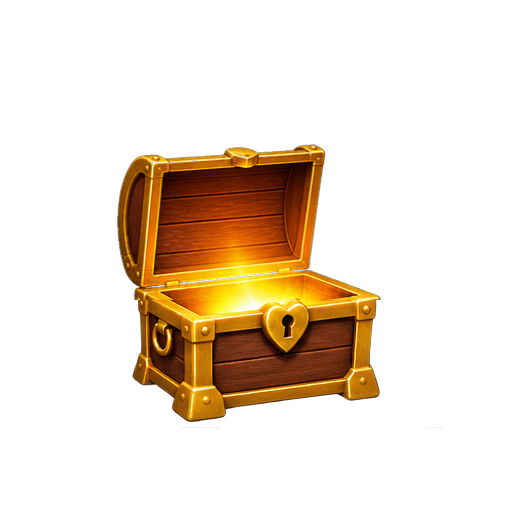
#> input picture side_projects/ChestOfLoveNotes/assets/chest/animation_v2/chest_frames/chest_12_fully_open.png, 512 x 512 px
$ python derive_open_chest_layers_v53.py
#> lines starting #> are read from the running program, lines starting #| are printed output that depends on the picture; after the words box and inside, x2 and y2 are one past the last pixel; in counts of white or black regions, pixels touching at a corner belong together
#> in main, open12 is the input picture: shape (512, 512, 4); mean R, G, B, A 33, 18.9, 2.9, 51.4
#!/usr/bin/env python3
"""Re-derive open-back + front-rim from approved chest_12_fully_open.png.

v53 root cause: gold front-lip pixels at y~275-282 remained in open-back, so the
horizontal scroll rose behind that lip and looked like it came from behind the
whole chest. This tool moves the mouth gold + front face into the front-rim
layer and clears them from open-back.

Does NOT touch approved chest_frames/*.png.
"""
from __future__ import annotations

from pathlib import Path

import numpy as np
from PIL import Image

ROOT = Path(__file__).resolve().parents[1]
OPEN12 = ROOT / "assets/chest/animation_v2/chest_frames/chest_12_fully_open.png"
LAYERS = ROOT / "assets/chest/animation_v2/layers"
OUT_BACK = LAYERS / "chest_open_back.png"
OUT_RIM = LAYERS / "chest_open_front_rim.png"


def _dilate(mask: np.ndarray, iterations: int = 2) -> np.ndarray:
	dil = mask.copy()
	for _ in range(iterations):
		pad = np.pad(dil, 1, mode="constant")
		dil = (
			pad[0:-2, 0:-2]
			| pad[0:-2, 1:-1]
			| pad[0:-2, 2:]
			| pad[1:-1, 0:-2]
			| pad[1:-1, 1:-1]
			| pad[1:-1, 2:]
			| pad[2:, 0:-2]
			| pad[2:, 1:-1]
			| pad[2:, 2:]
		)
	return dil


def derive_layers(open12: np.ndarray) -> tuple[np.ndarray, np.ndarray, dict]:
	assert open12.shape == (512, 512, 4)
	a = open12[:, :, 3]
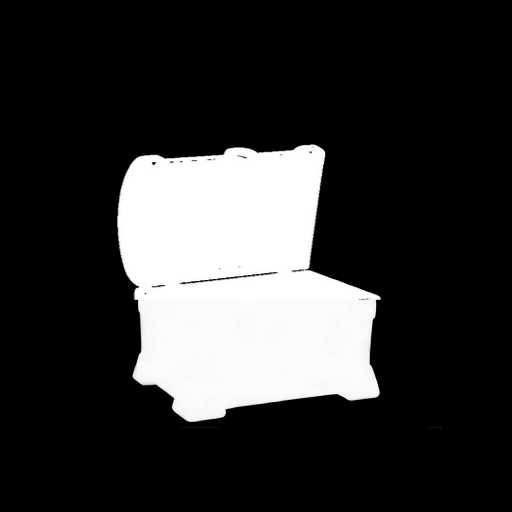
#> a: shape (512, 512); min 0, max 255, mean 51.4
	ys, xs = np.where(a > 40)
	chest_top, chest_bot = int(ys.min()), int(ys.max())
#> chest_top = 144; chest_bot = 427
	cx = float(np.median(xs))
#> cx = 236
	chest_h = max(1, chest_bot - chest_top)
#> chest_h = 283
	rim_y = int(chest_top + chest_h * 0.50)
#> rim_y = 285

	yy = np.arange(512)[:, None]
	xx = np.arange(512)[None, :]
	r = open12[:, :, 0].astype(np.float32)
	g = open12[:, :, 1].astype(np.float32)
	b = open12[:, :, 2].astype(np.float32)
	lum = (r + g + b) / 3.0
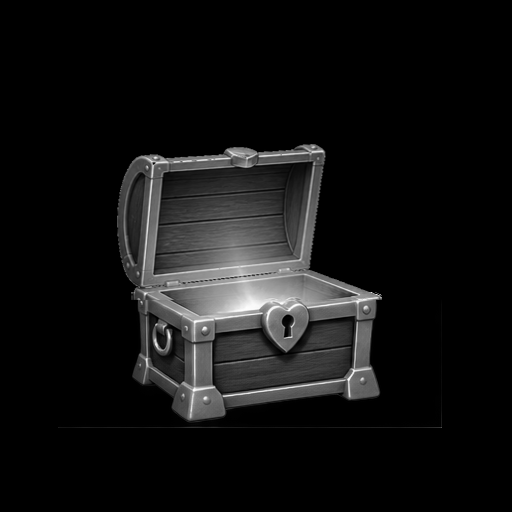
#> lum: shape (512, 512) float32; min 0, max 253, mean 18.2

	## Front rim owns the mouth gold lip (incl. upper band formerly stuck in back).
	gold_lip = (
		(a > 70)
		& (yy >= rim_y - 12)
		& (yy <= rim_y + 22)
		& (np.abs(xx - cx) < 128)
		& (r > 100)
		& (g > 65)
		& ((r - b) > 20)
		& (lum < 235)
		& (lum > 40)
	)
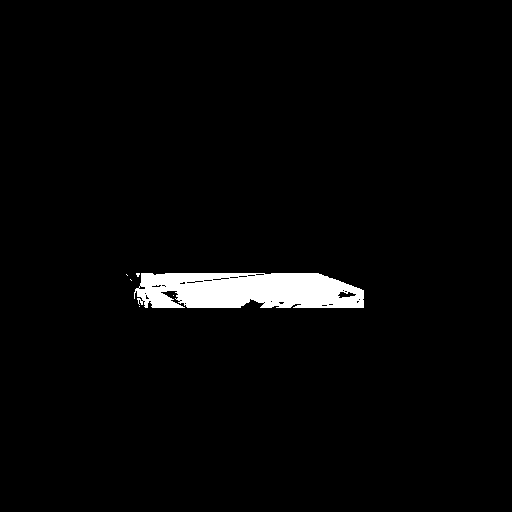
#> gold_lip: shape (512, 512) bool; 2.7% white; 6 white regions (5 under 20 px), largest, box (x1, y1, x2, y2) and area: (134, 273, 364, 308) 6960
	front_face = (
		(a > 70)
		& (yy >= rim_y + 4)
		& (yy <= chest_bot)
		& (np.abs(xx - cx) < 135)
		& (
			((r > 95) & (g > 65) & ((r - b) > 20) & (lum < 235))
			| ((lum < 160) & (r > 30) & (r > b) & (g > b * 0.4))
		)
	)
#> front_face: shape (512, 512) bool; 9.7% white; 1 white region, box (x1, y1, x2, y2) and area: (132, 289, 371, 422) 25424
	lower_plate = (
		(a > 70)
		& (yy >= rim_y + 10)
		& (yy <= chest_bot)
		& (np.abs(xx - cx) < 142)
	)
#> lower_plate: shape (512, 512) bool; 9.7% white; 1 white region, box (x1, y1, x2, y2) and area: (132, 295, 378, 422) 25438
	not_lid = yy >= (rim_y - 12)
	not_cavity_glow = ~(
		(lum > 205) & (r > 200) & (g > 155) & (yy < rim_y + 4) & (np.abs(xx - cx) < 95)
	)
#> not_cavity_glow: shape (512, 512) bool; 99.9% white; black in thin lines or dots, all inside (x1, y1, x2, y2) = (144, 151, 323, 289)
	not_soft_glow = ~(
		(lum > 190) & (r > 200) & (g > 140) & (a < 200) & (yy < rim_y + 8)
	)
#> not_soft_glow: shape (512, 512) bool; 100% white; black in thin lines or dots, all inside (x1, y1, x2, y2) = (191, 155, 372, 293)
	front_mask = (gold_lip | front_face | lower_plate) & not_lid & not_cavity_glow & not_soft_glow
#> front_mask: shape (512, 512) bool; 11.4% white; 4 white regions (3 under 20 px), largest, box (x1, y1, x2, y2) and area: (132, 273, 378, 422) 29862

	front = np.zeros_like(open12)
	front[front_mask] = open12[front_mask]
	front[:, :, 3] = np.where(front[:, :, 3] > 40, 255, 0).astype(np.uint8)
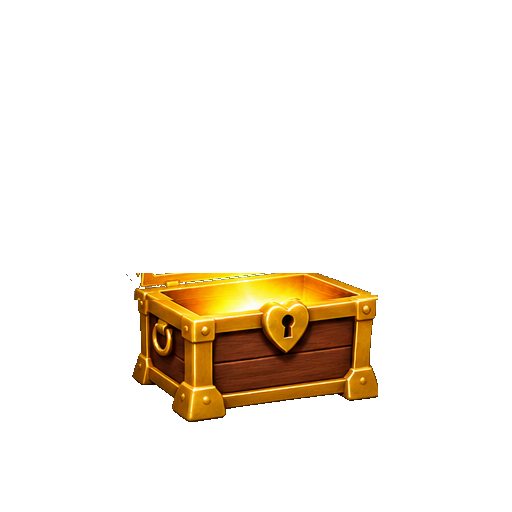
#> front: shape (512, 512, 4); mean R, G, B, A 18.9, 12, 2, 29.1; transparent parts drawn white

	solid = front[:, :, 3] > 40
	if solid.any():
		ys_f, xs_f = np.where(solid)
		y0, y1 = int(ys_f.min()), int(ys_f.max())
#> y0 = 273; y1 = 421
		x0, x1 = int(xs_f.min()), int(xs_f.max())
#> x0 = 126; x1 = 377
		fill_rgb = np.median(front[solid][:, :3], axis=0).astype(np.uint8)
#> fill_rgb = [178, 100, 3]
		dil = _dilate(solid, 2)
		in_box = (
			(yy >= y0)
			& (yy <= y1)
			& (xx >= x0)
			& (xx <= x1)
			& (np.abs(xx - cx) < 135)
			& (yy >= rim_y + 2)
		)
#> in_box: shape (512, 512) bool; 12.6% white; 1 white region, box (x1, y1, x2, y2) and area: (126, 287, 371, 422) 33075
		holes = in_box & (~solid) & dil & (a > 70)
#> holes: shape (512, 512) bool; 0.01% white in thin lines or dots, all inside (x1, y1, x2, y2) = (138, 287, 181, 289)
		front[holes, 0] = fill_rgb[0]
#> front: shape (512, 512, 4); 0.01% of pixels changed, all inside (x1, y1, x2, y2) = (138, 287, 181, 289)
		front[holes, 1] = fill_rgb[1]
#> front: shape (512, 512, 4); mean R, G, B, A 18.9, 12, 2, 29.1
		front[holes, 2] = fill_rgb[2]
#> front: shape (512, 512, 4); mean R, G, B, A 18.9, 12, 2, 29.1
		front[holes, 3] = 255
#> front: shape (512, 512, 4); mean R, G, B, A 18.9, 12, 2, 29.1

	back = open12.copy()
	rim_solid = front[:, :, 3] > 40
#> rim_solid: shape (512, 512) bool; 11.4% white; 4 white regions (3 under 20 px), largest, box (x1, y1, x2, y2) and area: (132, 273, 378, 422) 29876
	back[rim_solid, 3] = 0
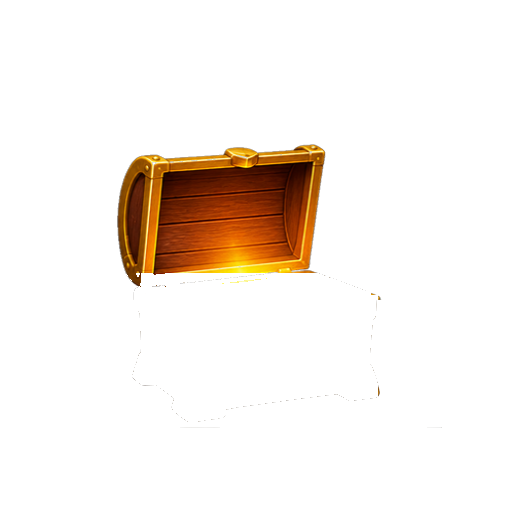
#> back: shape (512, 512, 4); 11.4% of pixels changed, all inside (x1, y1, x2, y2) = (126, 273, 378, 422); transparent parts drawn white

	br = back[:, :, 0].astype(np.float32)
	bg = back[:, :, 1].astype(np.float32)
	bb = back[:, :, 2].astype(np.float32)
	ba = back[:, :, 3]
	blum = (br + bg + bb) / 3.0
	gold_leftover = (
		(ba > 40)
		& (yy >= rim_y - 14)
		& (yy <= rim_y + 6)
		& (np.abs(xx - cx) < 130)
		& (br > 100)
		& (bg > 60)
		& ((br - bb) > 18)
		& (blum < 240)
		& (blum > 35)
		& ~((blum > 210) & (br > 210) & (bg > 170) & (np.abs(xx - cx) < 90))
	)
#> gold_leftover: shape (512, 512) bool; 0.14% white in thin lines or dots, all inside (x1, y1, x2, y2) = (125, 271, 317, 287)
	wood_leftover = (
		(ba > 40)
		& (yy >= rim_y - 2)
		& (yy <= chest_bot)
		& (np.abs(xx - cx) < 122)
		& (blum < 175)
		& (br > 30)
		& (br > bb)
	)
#> wood_leftover: shape (512, 512) bool; 0.04% white in thin lines or dots, all inside (x1, y1, x2, y2) = (133, 283, 358, 422)
	strip = gold_leftover | wood_leftover
#> strip: shape (512, 512) bool; 0.17% white in thin lines or dots, all inside (x1, y1, x2, y2) = (125, 271, 358, 422)
	back[strip, 3] = 0
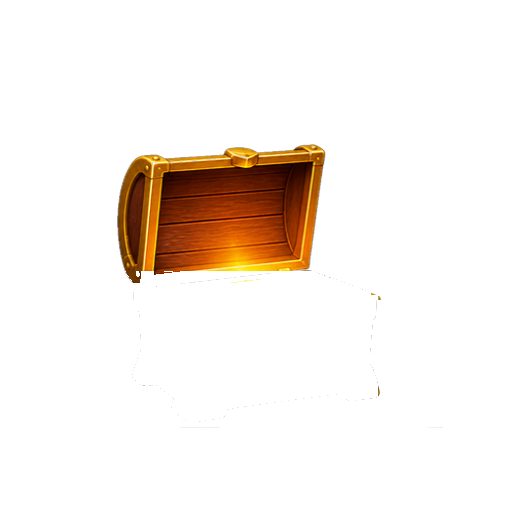
#> back: shape (512, 512, 4); 0.17% of pixels changed, all inside (x1, y1, x2, y2) = (125, 271, 358, 422); transparent parts drawn white
	need = strip & (front[:, :, 3] <= 40) & (a > 70)
	front[need] = open12[need]
	front[:, :, 3] = np.where(front[:, :, 3] > 40, 255, 0).astype(np.uint8)
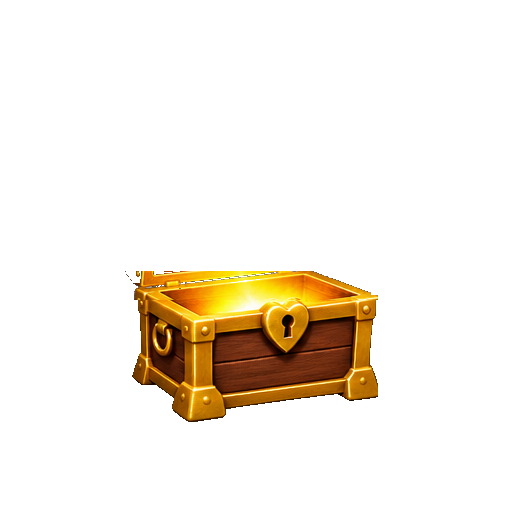
#> front: shape (512, 512, 4); mean R, G, B, A 19.2, 12.2, 2.1, 29.4; transparent parts drawn white

	meta = {
		"source": str(OPEN12.relative_to(ROOT)),
		"rim_y": rim_y,
		"front_px": int((front[:, :, 3] > 40).sum()),
		"back_px": int((back[:, :, 3] > 40).sum()),
		"overlap": int(((front[:, :, 3] > 40) & (back[:, :, 3] > 40)).sum()),
		"front_top_y": int(np.where((front[:, :, 3] > 40).any(1))[0][0]),
		"lip_top_y": int(np.where((front[:, :, 3] > 40).any(1))[0][0]),
	}
	return back, front, meta


def main() -> None:
	open12 = np.array(Image.open(OPEN12).convert("RGBA"))
	back, front, meta = derive_layers(open12)
#> meta = 7 items
	LAYERS.mkdir(parents=True, exist_ok=True)
	Image.fromarray(back, "RGBA").save(OUT_BACK)
	Image.fromarray(front, "RGBA").save(OUT_RIM)
	print("WROTE", OUT_BACK)
	print("WROTE", OUT_RIM)
	print("META", meta)
#| META {'source': 'assets/chest/animation_v2/chest_frames/chest_12_fully_open.png', 'rim_y': 285, 'front_px': 30258, 'back_px': 23520, 'overlap': 0, 'front_top_y': 271, 'lip_top_y': 271}


if __name__ == "__main__":
	main()

$ run again, with side_projects/ChestOfLoveNotes/assets/chest/animation_v2/chest_frames/chest_10_fully_open.png copied over side_projects/ChestOfLoveNotes/assets/chest/animation_v2/chest_frames/chest_12_fully_open.png
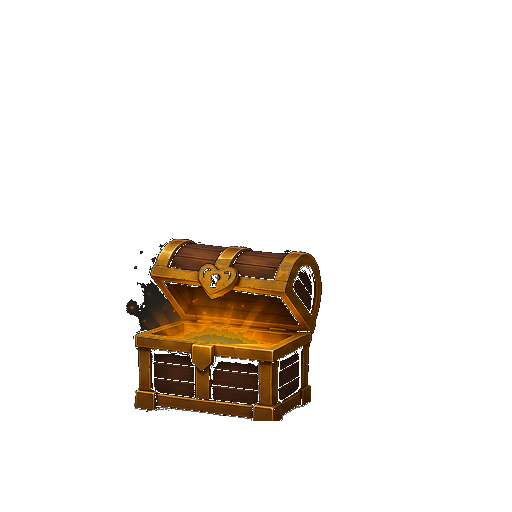
#> input picture side_projects/ChestOfLoveNotes/assets/chest/animation_v2/chest_frames/chest_10_fully_open.png, 512 x 512 px
#> in main, open12 is the input picture: shape (512, 512, 4); mean R, G, B, A 11, 6.3, 1.4, 26.6
#> chest_top = 238; chest_bot = 420
#> cx = 226
#> chest_h = 182
#> rim_y = 329
#> in derive_layers, `gold_lip = ( (a > 70) & (yy >= rim_y - 12) & (yy <= rim_y + 22) & (np...`:
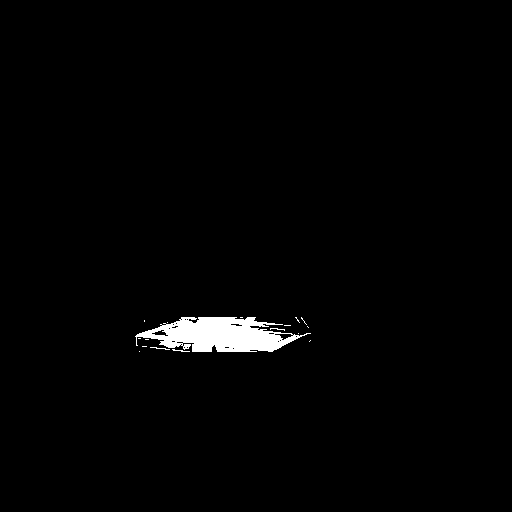
#> gold_lip: shape (512, 512) bool; 1.5% white; 17 white regions (14 under 20 px), largest, box (x1, y1, x2, y2) and area: (135, 317, 311, 352) 3759, (150, 347, 170, 350) 22, (172, 349, 190, 352) 22
#> front_face: shape (512, 512) bool; 4.8% white; 4 white regions (3 under 20 px), largest, box (x1, y1, x2, y2) and area: (135, 333, 312, 421) 12625
#> lower_plate: shape (512, 512) bool; 4.6% white; 2 white regions (1 under 20 px), largest, box (x1, y1, x2, y2) and area: (134, 339, 312, 421) 11941
#> not_cavity_glow: shape (512, 512) bool; 100% white; black in thin lines or dots, all inside (x1, y1, x2, y2) = (161, 249, 220, 259)
#> not_soft_glow: shape (512, 512) bool; every value is 1
#> front_mask: shape (512, 512) bool; 5.6% white; 10 white regions (9 under 20 px), largest, box (x1, y1, x2, y2) and area: (134, 317, 312, 421) 14498
#> ys_f = 14549 values from 317 to 420; xs_f = 14549 values, max 311 at index 1722, min 134 at index 12724, mean 222.7
#> y0 = 317; y1 = 420
#> x0 = 134; x1 = 311
#> fill_rgb = [91, 49, 9]
#> in_box: shape (512, 512) bool; 6.1% white; 1 white region, box (x1, y1, x2, y2) and area: (134, 331, 312, 421) 16020
#> holes: shape (512, 512) bool; 0.03% white in thin lines or dots, all inside (x1, y1, x2, y2) = (136, 331, 312, 334)
#> rim_solid: shape (512, 512) bool; 5.6% white; 9 white regions (8 under 20 px), largest, box (x1, y1, x2, y2) and area: (134, 317, 312, 421) 14597
#> gold_leftover: shape (512, 512) bool; 0.09% white in thin lines or dots, all inside (x1, y1, x2, y2) = (154, 315, 316, 330)
#> wood_leftover: shape (512, 512) bool; 0.1% white; 5 white regions (3 under 20 px), largest, box (x1, y1, x2, y2) and area: (251, 327, 315, 333) 204, (140, 327, 158, 331) 48
#> strip: shape (512, 512) bool; 0.19% white in thin lines or dots, all inside (x1, y1, x2, y2) = (140, 315, 316, 333)
#> in derive_layers, `back[strip, 3] = 0`:
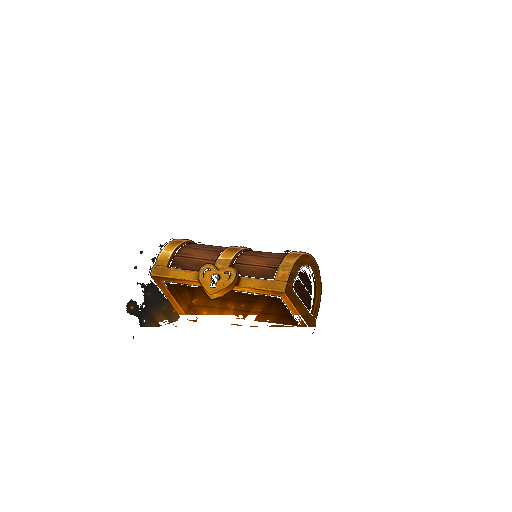
#> back: shape (512, 512, 4); mean R, G, B, A 11, 6.3, 1.4, 12; transparent parts drawn white
#> meta = 7 items
#| META {'source': 'assets/chest/animation_v2/chest_frames/chest_12_fully_open.png', 'rim_y': 329, 'front_px': 15125, 'back_px': 12416, 'overlap': 0, 'front_top_y': 315, 'lip_top_y': 315}

$ run again, with side_projects/ChestOfLoveNotes/assets/chest/animation_v2/chest_frames/chest_00_closed.png copied over side_projects/ChestOfLoveNotes/assets/chest/animation_v2/chest_frames/chest_12_fully_open.png
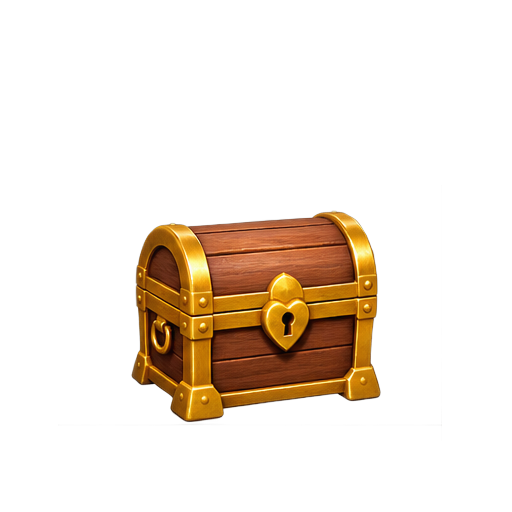
#> input picture side_projects/ChestOfLoveNotes/assets/chest/animation_v2/chest_frames/chest_00_closed.png, 512 x 512 px
#> in main, open12 is the input picture: shape (512, 512, 4); mean R, G, B, A 25.7, 15, 4, 40.6
#> chest_top = 211; chest_bot = 421
#> cx = 255
#> chest_h = 210
#> rim_y = 316
#> in derive_layers, `gold_lip = ( (a > 70) & (yy >= rim_y - 12) & (yy <= rim_y + 22) & (np...`:
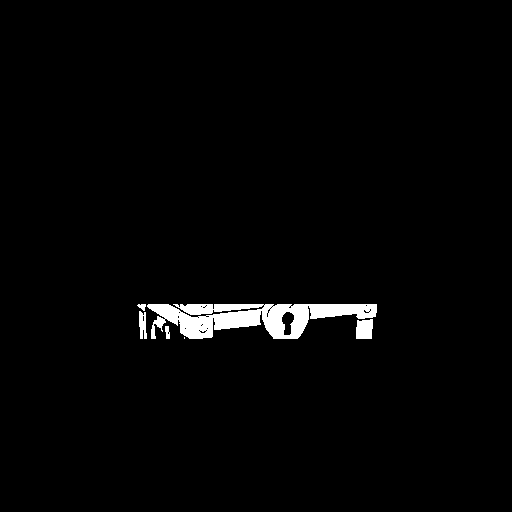
#> gold_lip: shape (512, 512) bool; 2% white; 6 white regions (1 under 20 px), largest, box (x1, y1, x2, y2) and area: (147, 304, 377, 339) 4705, (356, 319, 373, 339) 306, (139, 311, 147, 339) 167, (165, 326, 170, 339) 50, (137, 304, 146, 311) 39
#> front_face: shape (512, 512) bool; 7.2% white; 1 white region, box (x1, y1, x2, y2) and area: (132, 320, 381, 422) 18983
#> lower_plate: shape (512, 512) bool; 7% white; 1 white region, box (x1, y1, x2, y2) and area: (132, 326, 381, 422) 18243
#> not_cavity_glow: shape (512, 512) bool; 99.8% white; 36 black regions (29 under 20 px), largest, box (x1, y1, x2, y2) and area: (185, 252, 209, 284) 268, (214, 294, 252, 298) 39, (272, 275, 287, 289) 35
#> not_soft_glow: shape (512, 512) bool; every value is 1
#> front_mask: shape (512, 512) bool; 8.6% white; 2 white regions, box (x1, y1, x2, y2) and area: (132, 304, 381, 422) 22574, (137, 304, 146, 311) 39
#> y0 = 304; y1 = 421
#> x0 = 132; x1 = 380
#> fill_rgb = [137, 72, 3]
#> in_box: shape (512, 512) bool; 9.9% white; 1 white region, box (x1, y1, x2, y2) and area: (132, 318, 381, 422) 25896
#> holes: shape (512, 512) bool; 0.09% white in thin lines or dots, all inside (x1, y1, x2, y2) = (143, 318, 374, 326)
#> rim_solid: shape (512, 512) bool; 8.7% white; 2 white regions, box (x1, y1, x2, y2) and area: (132, 304, 381, 422) 22819, (137, 304, 146, 311) 39
#> gold_leftover: shape (512, 512) bool; 0.18% white in thin lines or dots, all inside (x1, y1, x2, y2) = (137, 302, 377, 318)
#> wood_leftover: shape (512, 512) bool; 0.08% white in thin lines or dots, all inside (x1, y1, x2, y2) = (138, 314, 377, 422)
#> strip: shape (512, 512) bool; 0.25% white in thin lines or dots, all inside (x1, y1, x2, y2) = (137, 302, 377, 422)
#> in derive_layers, `front[:, :, 3] = np.where(front[:, :, 3] > 40, 255, 0).astype(np.uint8)`:
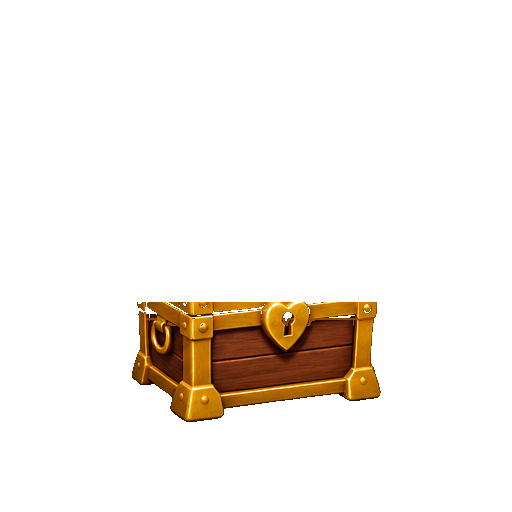
#> front: shape (512, 512, 4); mean R, G, B, A 12.8, 7.2, 1, 22.8; transparent parts drawn white
#> meta = 7 items
#| META {'source': 'assets/chest/animation_v2/chest_frames/chest_12_fully_open.png', 'rim_y': 316, 'front_px': 23459, 'back_px': 19396, 'overlap': 0, 'front_top_y': 302, 'lip_top_y': 302}
